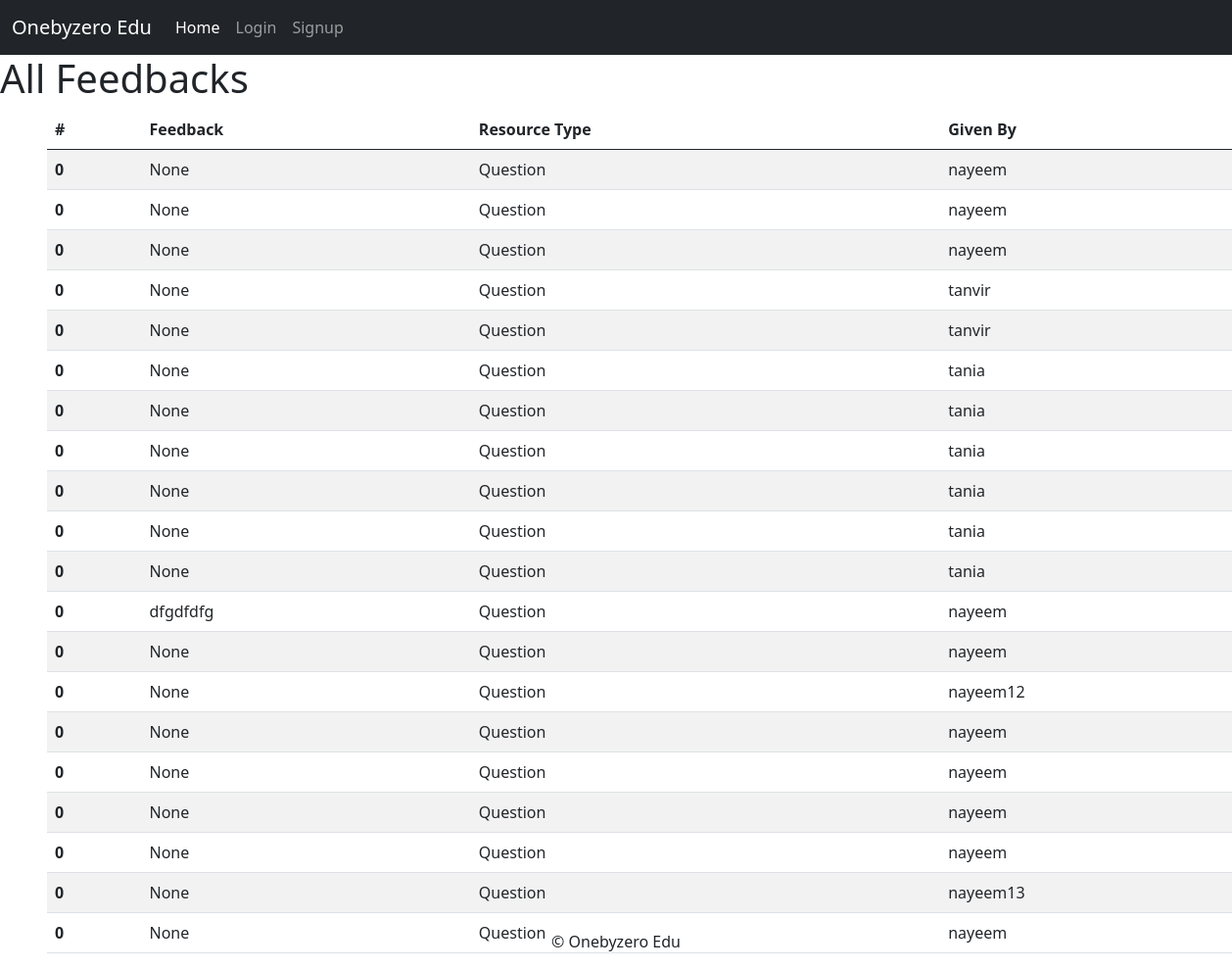
The page /study/view_feedback/ on the database its author committed.
### study/models.py (models this page shows, shortened)
class Question(models.Model):
    university = models.ForeignKey(University, on_delete=models.CASCADE)
    department = models.ForeignKey(Department, on_delete=models.CASCADE)
    year = models.PositiveIntegerField(choices=YEAR_CHOICES)
    semester = models.PositiveIntegerField(choices=SEMESTER_CHOICES)
    course = models.ForeignKey(Course, on_delete=models.CASCADE)
    exam_name = models.CharField(max_length=50, choices=EXAM_CHOICES)
    session = models.CharField(max_length=9, choices=SESSION_CHOICES)
    question_file = models.FileField(upload_to='study/questions/',
        validators=[FileExtensionValidator(allowed_extensions=['pdf', 'jpg', 'png', 'jpeg'])])
    upload_time = models.DateTimeField(auto_now_add=True)
    uploaded_by = models.ForeignKey(User, on_delete=models.CASCADE)
    love_count = models.IntegerField(default=0)
    feedback = models.TextField(blank=True, null=True)

### study/views.py (the view)
# urls.py: path('view_feedback/', views.view_feedback, name='view_feedback'),
def view_feedback(request):
    feedbacks = Question.objects.all() # Fetch all feedbacks (adjust as needed)
    return render(request, 'feedbacks/view_feedbacks.html', {'feedbacks': feedbacks})

### study/context_processors/view_profile_context_processors.py (called while the page is built, shortened)
def view_profile_contributions(request):
    user_id = request.GET.get('user_id')
    print(f'user_idddddddddddddddd', user_id)
    if user_id:
        user = get_object_or_404(User, user_id=user_id)
        return {'user': user}
    else:
        return {}

### study/templates/feedbacks/view_feedbacks.html (shortened to what this page needs)
{% extends "base.html" %}
{% block content %}
<h1>All Feedbacks</h1>
<table class="table table-striped mx-5">
    <thead>
      <tr>
        <th scope="col">#</th>
        <th scope="col">Feedback</th>
        <th scope="col">Resource Type</th>
        <th scope="col">Given By</th>
      </tr>
    </thead>
    <tbody>
      {% for feedback in feedbacks %}
        <tr>
          <th scope="row">0</th>
          <td>{{ feedback.feedback }}</td>
          <td>Question</td>
          <td>{{ feedback.uploaded_by }}</td>
        </tr>
      {% endfor %}
    </tbody>
  </table>
{% endblock %}

### rows shown on the page
Question: feedback "None", uploaded_by "nayeem"
Question: feedback "None", uploaded_by "nayeem"
Question: feedback "None", uploaded_by "nayeem"
Question: feedback "None", uploaded_by "tanvir"
Question: feedback "None", uploaded_by "tanvir"
Question: feedback "None", uploaded_by "tania"
Question: feedback "None", uploaded_by "tania"
Question: feedback "None", uploaded_by "tania"
Question: feedback "None", uploaded_by "tania"
Question: feedback "None", uploaded_by "tania"
Question: feedback "None", uploaded_by "tania"
Question: feedback "dfgdfdfg", uploaded_by "nayeem"
Question: feedback "None", uploaded_by "nayeem"
Question: feedback "None", uploaded_by "nayeem12"
Question: feedback "None", uploaded_by "nayeem"
Question: feedback "None", uploaded_by "nayeem"
Question: feedback "None", uploaded_by "nayeem"
Question: feedback "None", uploaded_by "nayeem"
Question: feedback "None", uploaded_by "nayeem13"
Question: feedback "None", uploaded_by "nayeem"
